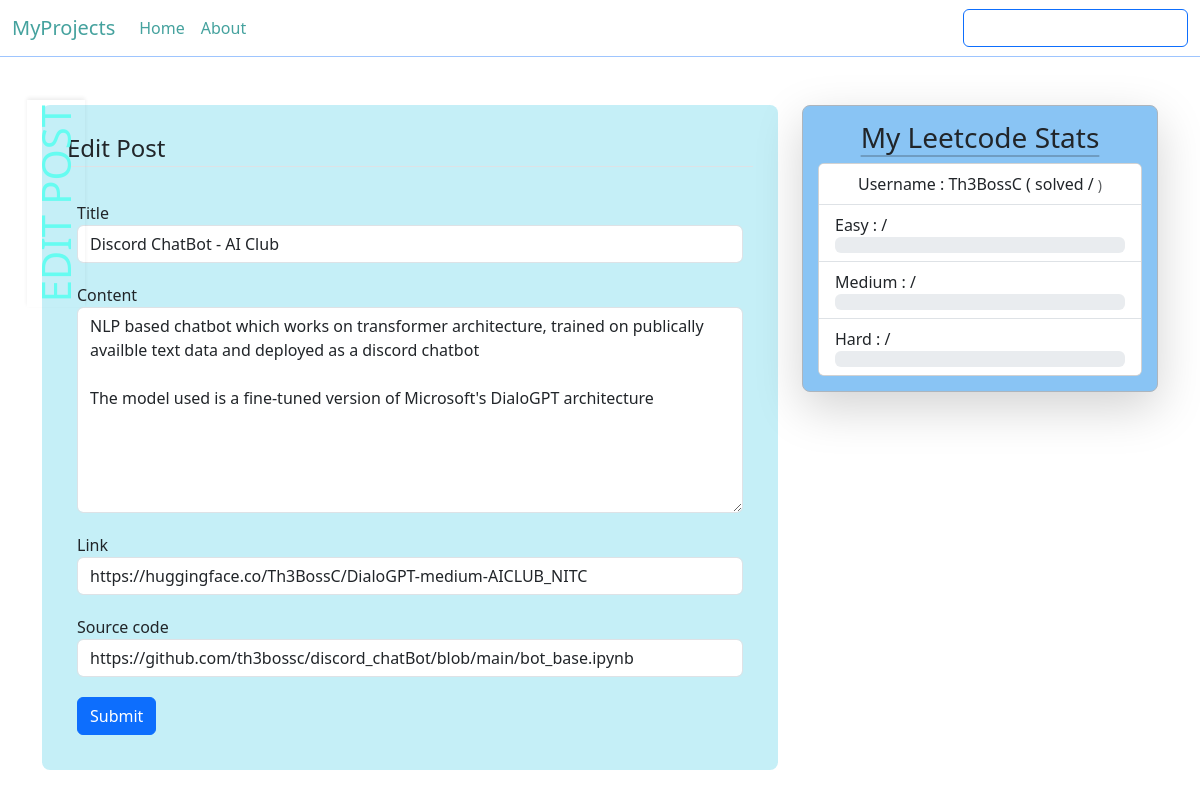
/posts/6/update (signed in), run on the app's committed database.
### myProjects/models.py (models this page shows, shortened)
class Post(db.Model):
    id = db.Column(db.Integer, primary_key = True)
    title = db.Column(db.String(100), nullable = False)
    date_posted = db.Column(db.DateTime(), nullable = False, default = datetime.utcnow)
    content = db.Column(db.Text, nullable = False)
    user_id = db.Column(db.Integer, db.ForeignKey('user.id'), nullable = False)
    link  = db.Column(db.String(300), nullable = True)
    source_code = db.Column(db.String(300), nullable = True)

### myProjects/posts/routes.py (the view)
@posts.route('/posts/<int:post_id>/update', methods = ['GET', 'POST'])
@login_required
def update_post(post_id):
    post = Post.query.get_or_404(post_id)
    if post.author != current_user:
        abort(403)
    form = newPostForm()
    if form.validate_on_submit():
        post.title = form.title.data
        post.content = form.content.data
        post.link = form.link.data
        post.source_code = form.source.data
        db.session.commit()
        flash(message = "Post updated successfully", category = "info")
        return redirect(url_for('posts.post', post_id = post_id))
    elif request.method == 'GET':
        form.title.data = post.title
        form.content.data = post.content
        if post.link:
            form.link.data = post.link
        if post.source_code:
            form.source.data = post.source_code
    return render_template('newpost.html', page_details = "Edit Post", title = "Edit Post",  form = form, post = post, legend = "Edit Post")

### myProjects/posts/forms.py
class newPostForm(FlaskForm):
    title = StringField(
        label = "Title",
        validators = [DataRequired(), Length(max = 25)]
    )
    content = TextAreaField(
        label = "Content",
        validators = [DataRequired()]
    )
    link = URLField(
        label = 'Link'
    )
    source = URLField(
        label = "Source code"
    )
    submit = SubmitField(label = 'Submit')

### myProjects/models.py (called while the page is built)
@login_manager.user_loader
def load_user(user_id):
    return User.query.get(int(user_id))

### myProjects/templates/newpost.html (shortened to what this page needs)
{% extends 'layout.html' %}
{% block content %}
    <div class = "main-content">
        <form method = "POST" action = "">
            <fieldset class = "form-group">
                <legend class = "border-bottom mb-4">
                    {{legend}}
                </legend>
                <div class = "form-group">
                    {{form.title.label(class = "form-control-label")}}
                    {% if form.title.errors %}
                        {{form.title(class = "form-control form-control-md is-invalid")}}
                        <div class = "invalid-feedback">
                            {% for error in form.title.errors %}
                                <span> {{error}} </span>
                            {% endfor %}
                        </div>
                    {% else %}
                        {{form.title(class = "form-control form-control-md")}}
                    {% endif %}
                </div>
                <div class = "form-group">
                    {{form.content.label(class = "form-control-label")}}
                    {% if form.content.errors %}
                        {{form.content(class = "form-control form-control-md is-invalid")}}
                        <div class = "invalid-feedback">
                            {% for error in form.content.errors %}
                                <span> {{error}} </span>
                            {% endfor %}
                        </div>
                    {% else %}
                        {{form.content(class = "form-control form-control-md", rows = '8')}}
                    {% endif %}
                </div>
                <div class = "form-group">
                    {{form.link.label(class = "form-control-label")}}
                    {% if form.link.errors %}
                        {{form.link(class = "form-control form-control-md is-invalid")}}
                        <div class = "invalid-feedback">
                            {% for error in form.link.errors %}
                                <span> {{error}} </span>
                            {% endfor %}
                        </div>
                    {% else %}
                        {{form.link(class = "form-control form-control-md", rows = '8')}}
                    {% endif %}
                </div>
                <div class = "form-group">
                    {{form.source.label(class = "form-control-label")}}
                    {% if form.source.errors %}
                        {{form.source(class = "form-control form-control-md is-invalid")}}
                        <div class = "invalid-feedback">
                            {% for error in form.source.errors %}
                                <span> {{error}} </span>
                            {% endfor %}
                        </div>
                    {% else %}
                        {{form.source(class = "form-control form-control-md", rows = '8')}}
                    {% endif %}
                </div>
                <div class = "form-group">
                    {{form.submit(class = 'btn btn-primary')}}
                </div>
            </fieldset>
        </form>
    </div>
{% endblock %}

### myProjects/static/main.css (style rules this page uses)
body { margin-top : 100px; background-image: url('images/background.jpg'); background-size: cover; background-attachment: fixed; }
.main-content { padding : 15px 15px 15px 15px; border-radius: 8px; background-color: rgba(197, 239, 247, 1); margin-top : 5px; }
.form-group { padding : 10px }

### data on the page
Post: title "Discord ChatBot - AI Club", content "NLP based chatbot which works on transformer architecture, trained on publically availble text data and deployed as a discord chatbot The model used is a fine-tuned version of Microsoft's DialoGPT architecture", link "https://huggingface.co/Th3BossC/DialoGPT-medium-AICLUB_NITC"

### other printed values
{{ page_details }} "EDIT POST"
{{ legend }} "Edit Post"
